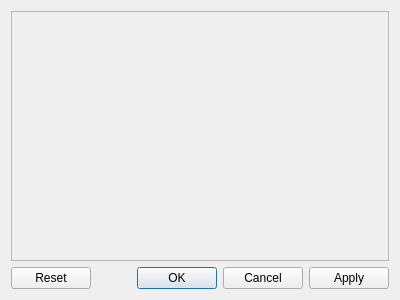
<?xml version="1.0" encoding="UTF-8"?>
<ui version="4.0">
 <class>VulkanShaderConfig</class>
 <widget class="QDialog" name="VulkanShaderConfig">
  <property name="geometry">
   <rect>
    <x>0</x>
    <y>0</y>
    <width>400</width>
    <height>300</height>
   </rect>
  </property>
  <property name="windowTitle">
   <string>Shader Configuration</string>
  </property>
  <layout class="QVBoxLayout" name="verticalLayout">
   <property name="sizeConstraint">
    <enum>QLayout::SetMinAndMaxSize</enum>
   </property>
   <item>
    <widget class="QScrollArea" name="scrollArea">
     <property name="widgetResizable">
      <bool>true</bool>
     </property>
     <widget class="QWidget" name="scrollAreaWidgetContents">
      <property name="geometry">
       <rect>
        <x>0</x>
        <y>0</y>
        <width>380</width>
        <height>250</height>
       </rect>
      </property>
      <layout class="QFormLayout" name="formLayout_2">
       <property name="sizeConstraint">
        <enum>QLayout::SetMaximumSize</enum>
       </property>
       <property name="fieldGrowthPolicy">
        <enum>QFormLayout::AllNonFixedFieldsGrow</enum>
       </property>
       <property name="labelAlignment">
        <set>Qt::AlignLeading|Qt::AlignLeft|Qt::AlignVCenter</set>
       </property>
       <property name="formAlignment">
        <set>Qt::AlignLeading|Qt::AlignLeft|Qt::AlignTop</set>
       </property>
      </layout>
     </widget>
    </widget>
   </item>
   <item>
    <widget class="QDialogButtonBox" name="buttonBox">
     <property name="orientation">
      <enum>Qt::Horizontal</enum>
     </property>
     <property name="standardButtons">
      <set>QDialogButtonBox::Apply|QDialogButtonBox::Cancel|QDialogButtonBox::Ok|QDialogButtonBox::Reset</set>
     </property>
    </widget>
   </item>
  </layout>
 </widget>
 <resources/>
 <connections>
  <connection>
   <sender>buttonBox</sender>
   <signal>accepted()</signal>
   <receiver>VulkanShaderConfig</receiver>
   <slot>accept()</slot>
   <hints>
    <hint type="sourcelabel">
     <x>248</x>
     <y>254</y>
    </hint>
    <hint type="destinationlabel">
     <x>157</x>
     <y>274</y>
    </hint>
   </hints>
  </connection>
  <connection>
   <sender>buttonBox</sender>
   <signal>rejected()</signal>
   <receiver>VulkanShaderConfig</receiver>
   <slot>reject()</slot>
   <hints>
    <hint type="sourcelabel">
     <x>316</x>
     <y>260</y>
    </hint>
    <hint type="destinationlabel">
     <x>286</x>
     <y>274</y>
    </hint>
   </hints>
  </connection>
 </connections>
</ui>
